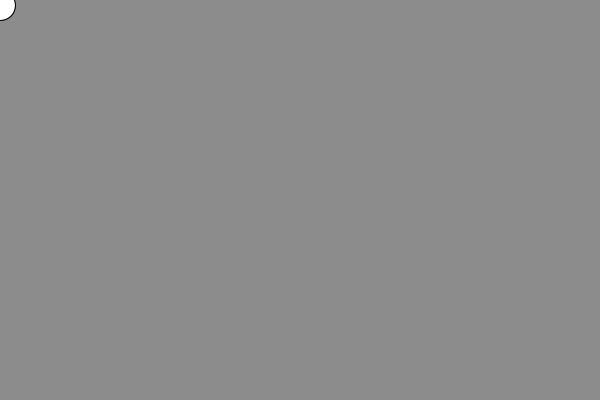
Frame 1 (no input)
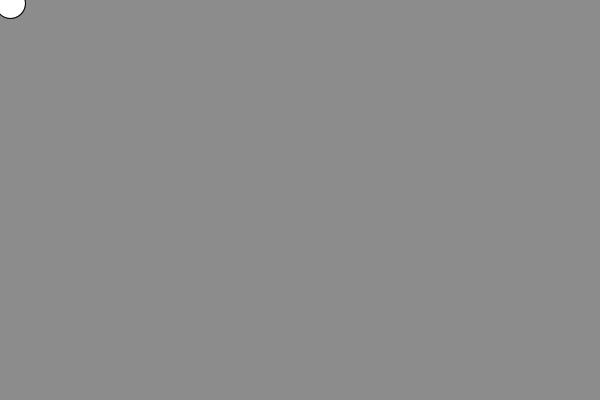
Frame 60 (the mouse pressed at the canvas centre just before this capture)
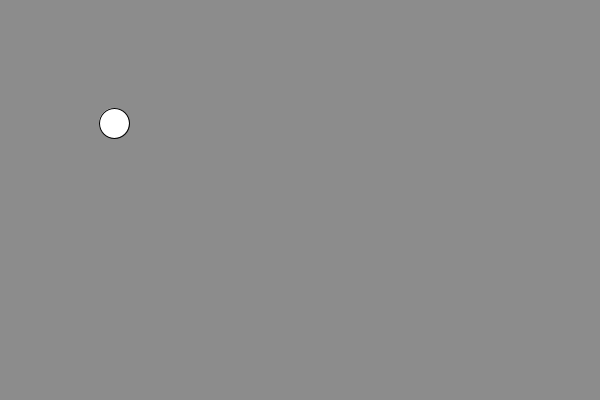
Frame 120 (the mouse held since frame 60 and released just before this capture)

The Processing sketch that drew these frames (run headless with seeded random() and noise(); from frame 60 on, the mouse is pressed at the canvas centre):

// Processing sketch: follow_mouse
// ── follow_mouse.pde
void setup() 
{
  size (600,400);
  background(140);
  frameRate(900);
}
  int a = 1;
  int b = 1;
  
void draw() 
{
  
  if(mouseX>a)
  {
   
    a += random(-1,5);
  }
  else if(mouseX<a)
  {
    a += random(-5,1);
  }
  if(mouseY>a)
  {
    b += random(-1,5);
  }
  else if(mouseY<a)
  {
    b += random(-5,1);
  }
  
  background(140);

  
  a += random(-3,5);
  b += random(-3,5);
  
  ellipse(a,b,30,30);
  
}
